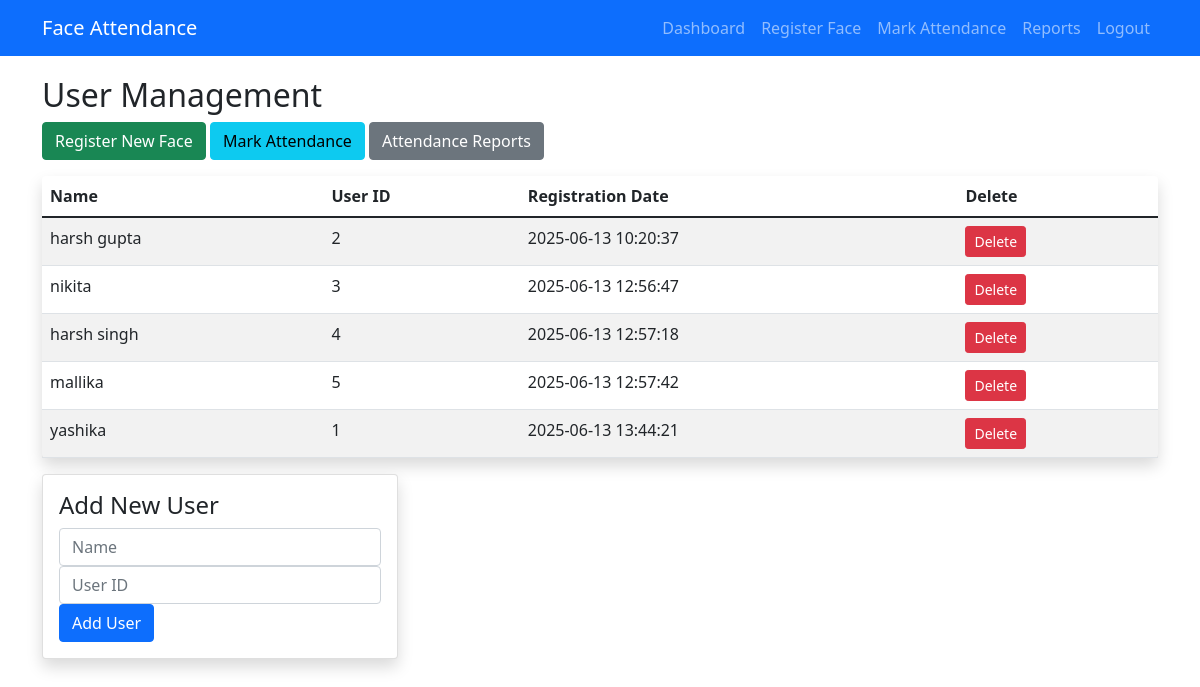
The app's page / (signed in), older data.
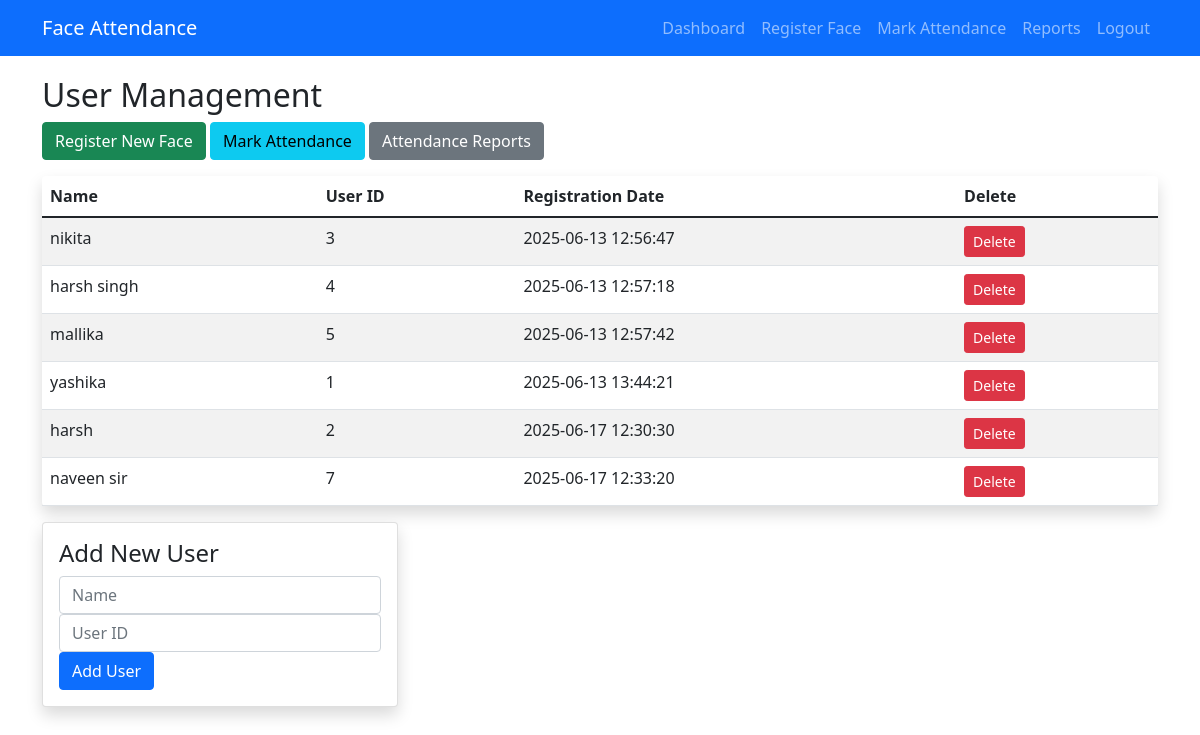
The same page, newer data.
### tables this page shows
CREATE TABLE users (
        id INTEGER PRIMARY KEY AUTOINCREMENT,
        name TEXT,
        user_id TEXT UNIQUE,
        registration_date TEXT
    );

### app.py (the view)
@app.route('/')
def index():
    if not session.get('logged_in'):
        return redirect(url_for('login'))
    users = get_users()
    return render_template('dashboard.html', users=users)

### app.py (called while the page is built)
def get_users():
    conn = sqlite3.connect(DB_PATH)
    c = conn.cursor()
    c.execute("SELECT name, user_id, registration_date FROM users")
    users = c.fetchall()
    conn.close()
    return users

### templates/dashboard.html
{% extends "base.html" %}
{% block content %}
<h2>User Management</h2>
<div class="mb-3">
    <a href="{{ url_for('register_face') }}" class="btn btn-success">Register New Face</a>
    <a href="{{ url_for('mark_attendance') }}" class="btn btn-info">Mark Attendance</a>
    <a href="{{ url_for('reports') }}" class="btn btn-secondary">Attendance Reports</a>
</div>
<table class="table table-striped rounded shadow">
    <thead class="thead-dark">
        <tr>
            <th>Name</th>
            <th>User ID</th>
            <th>Registration Date</th>
            <th>Delete</th>
        </tr>
    </thead>
    <tbody>
        {% for user in users %}
        <tr>
            <td>{{ user[0] }}</td>
            <td>{{ user[1] }}</td>
            <td>{{ user[2] }}</td>
            <td>
                <form action="{{ url_for('delete_user_route', user_id=user[1]) }}" method="POST" style="display:inline;">
                    <button type="submit" class="btn btn-danger btn-sm">Delete</button>
                </form>
            </td>
        </tr>
        {% endfor %}
    </tbody>
</table>
<div class="row">
    <div class="col-md-4">
        <div class="card shadow">
            <div class="card-body">
                <h4>Add New User</h4>
                <form method="POST" action="{{ url_for('add_user_route') }}">
                    <div class="form-group">
                        <input type="text" name="name" class="form-control" placeholder="Name" required>
                    </div>
                    <div class="form-group">
                        <input type="text" name="user_id" class="form-control" placeholder="User ID" required>
                    </div>
                    <button type="submit" class="btn btn-primary btn-block">Add User</button>
                </form>
            </div>
        </div>
    </div>
</div>
{% endblock %}

Row changes from the older to the newer data that the page shows:
removed users: name "harsh gupta", user "2", registration_date "2025-06-13 10:20:37"
added users: name "harsh", user "2", registration_date "2025-06-17 12:30:30"
added users: name "naveen sir", user "7", registration_date "2025-06-17 12:33:20"
